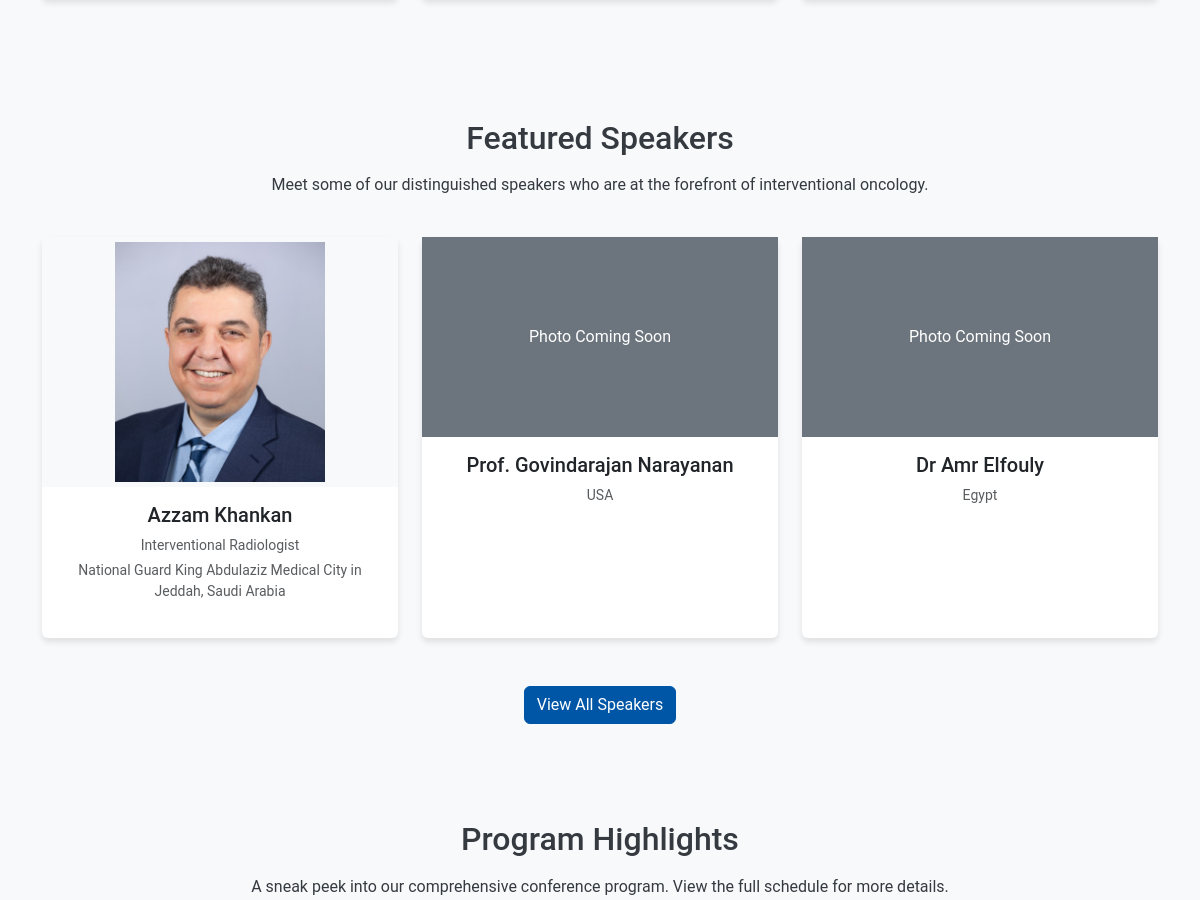
/ (middle part), run on an earlier commit of the app's database.
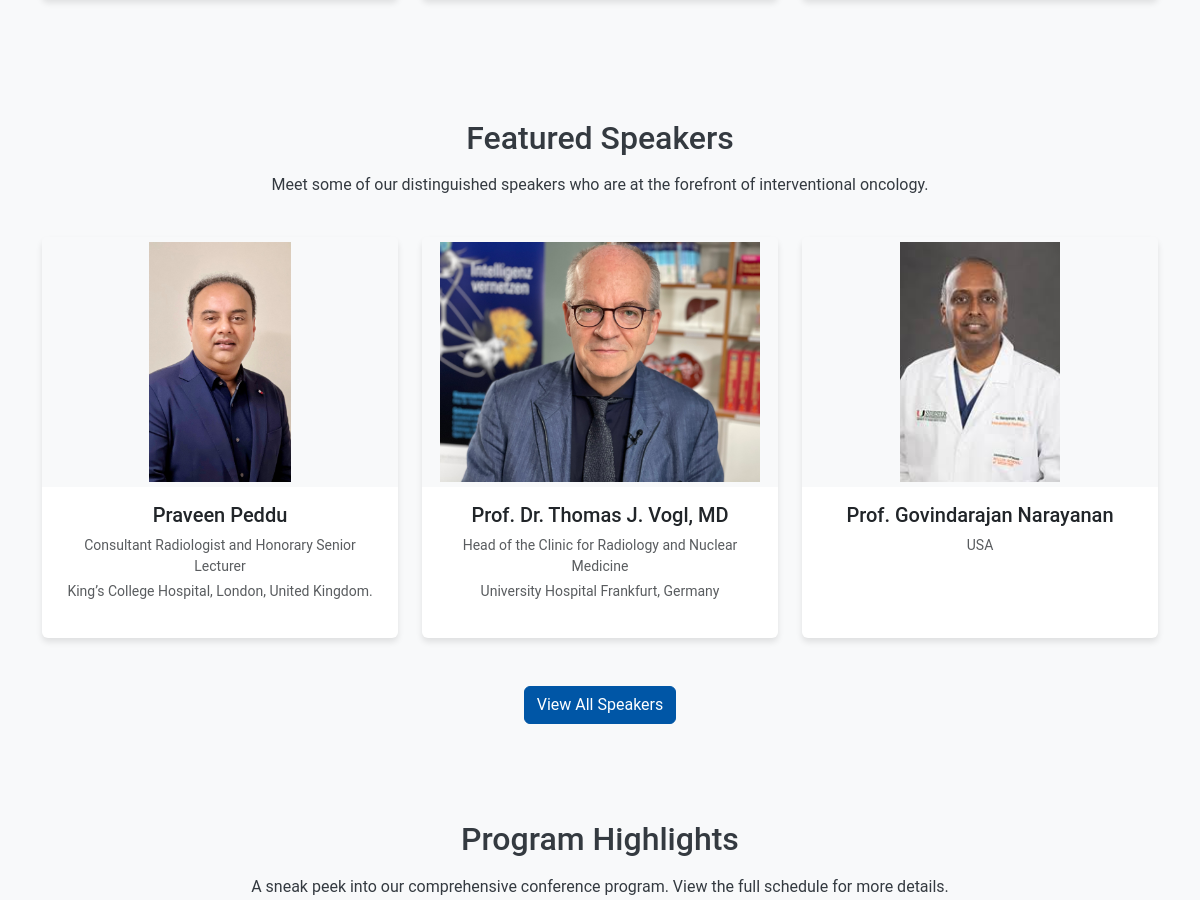
And on a later commit of the database.
### conference/models.py (models this page shows, shortened)
class Speaker(models.Model):
    name = models.CharField(max_length=100)
    title = models.CharField(max_length=100, blank=True, null=True)
    institution = models.CharField(max_length=200, blank=True, null=True)
    bio = models.TextField()
    photo = models.ImageField(upload_to=get_unique_filename, blank=True, null=True)
    order = models.IntegerField(default=0, help_text="Display order on the speakers page")
    is_visible = models.BooleanField(default=True, help_text="Whether to display this speaker on the website")

### conference/views.py (the view)
# urls.py: path('', views.home, name='home'),
def home(request):
    featured_speakers = Speaker.objects.filter(is_visible=True).order_by('order')[:3]
    upcoming_sessions = Session.objects.all().order_by('date', 'start_time')[:2]
    context = {
        'featured_speakers': featured_speakers,
        'upcoming_sessions': upcoming_sessions,
    }
    return render(request, 'conference/home.html', context)

### templates/conference/home.html (shortened to what this page needs)
{% extends 'conference/base.html' %}
{% block content %}
<section class="py-5">
    <div class="container">
        <div class="row mt-4">
        </div>
    </div>
</section>
<section class="py-5 bg-light">
    <div class="container">
        <div class="row mb-4">
            <div class="col-lg-8 mx-auto text-center">
                <h2 class="mb-3">Featured Speakers</h2>
                <p>Meet some of our distinguished speakers who are at the forefront of interventional oncology.</p>
            </div>
        </div>
        <div class="row">
            {% for speaker in featured_speakers %}
            <div class="col-md-6 col-lg-4 mb-4">
                <div class="card speaker-card h-100">
                    {% if speaker.photo %}
                    <img src="{{ speaker.photo.url }}" class="card-img-top" alt="{{ speaker.name }}">
                    {% else %}
                    <div class="bg-secondary" style="height: 200px; display: flex; align-items: center; justify-content: center;">
                        <span class="text-white">Photo Coming Soon</span>
                    </div>
                    {% endif %}
                    <div class="card-body text-center">
                        <h5 class="card-title">{{ speaker.name }}</h5>
                        {% if speaker.title %}<p class="card-text text-muted mb-1 small">{{ speaker.title }}</p>{% endif %}
                        {% if speaker.institution %}<p class="card-text text-muted small">{{ speaker.institution }}</p>{% endif %}
                    </div>
                </div>
            </div>
            {% empty %}
            <div class="col-12 text-center">
                <p>Speaker lineup will be announced soon!</p>
            </div>
            {% endfor %}
        </div>
        <div class="text-center mt-4">
            <a href="{% url 'speakers' %}" class="btn btn-primary">View All Speakers</a>
        </div>
    </div>
</section>
<section class="py-5">
    <div class="container">
        <div class="row mb-4">
            <div class="col-lg-8 mx-auto text-center">
                <h2 class="mb-3">Program Highlights</h2>
                <p>A sneak peek into our comprehensive conference program. View the full schedule for more details.</p>
            </div>
        </div>
    </div>
</section>
{% endblock %}

### templates/conference/base.html (shortened to what this page needs)
<!DOCTYPE html>
<html lang="en">
<head>
    <link href="https://cdn.jsdelivr.net/npm/bootstrap@5.3.0-alpha1/dist/css/bootstrap.min.css" rel="stylesheet">
    <link rel="stylesheet" href="https://cdnjs.cloudflare.com/ajax/libs/font-awesome/6.0.0/css/all.min.css">
</head>
<body>
    <main>
        {% block content %}{% endblock %}
    </main>
</body>
</html>

### templates/conference/base.html (style rules this page uses)
:root { --primary-color: #0056a6; --secondary-color: #00a0df; --accent-color: #e74c3c; --light-color: #f8f9fa; --dark-color: #343a40; }
body { font-family: 'Roboto', sans-serif; color: var(--dark-color); background-color: #f8f9fa; overflow-x: hidden; }
.btn-primary { background-color: var(--primary-color); border-color: var(--primary-color); }
.card { border: none; box-shadow: 0 4px 6px rgba(0, 0, 0, 0.1); transition: transform 0.3s ease; margin-bottom: 20px; }
.speaker-card img { height: 250px; object-fit: contain; background-color: #f8f9fa; padding: 5px; }

What changed in the data, as far as the page shows it:
no longer on this page (row edited): Speaker: name "Azzam Khankan", title "Interventional Radiologist", institution "National Guard King Abdulaziz Medical City in Jeddah, Saudi Arabia"
no longer on this page (row edited): Speaker: photo "Photo Coming Soon", name "Dr Amr Elfouly", institution "Egypt"
now on this page (row edited): Speaker: shows a picture, name "Praveen Peddu", title "Consultant Radiologist and Honorary Senior Lecturer", institution "King’s College Hospital, London, United Kingdom."
now on this page (row edited): Speaker: photo (picture), name "Prof. Dr. Thomas J. Vogl, MD", title "Head of the Clinic for Radiology and Nuclear Medicine", institution "University Hospital Frankfurt, Germany"
changed Speaker "Prof. Govindarajan Narayanan": photo: picture added; no longer shows "Photo Coming Soon"
